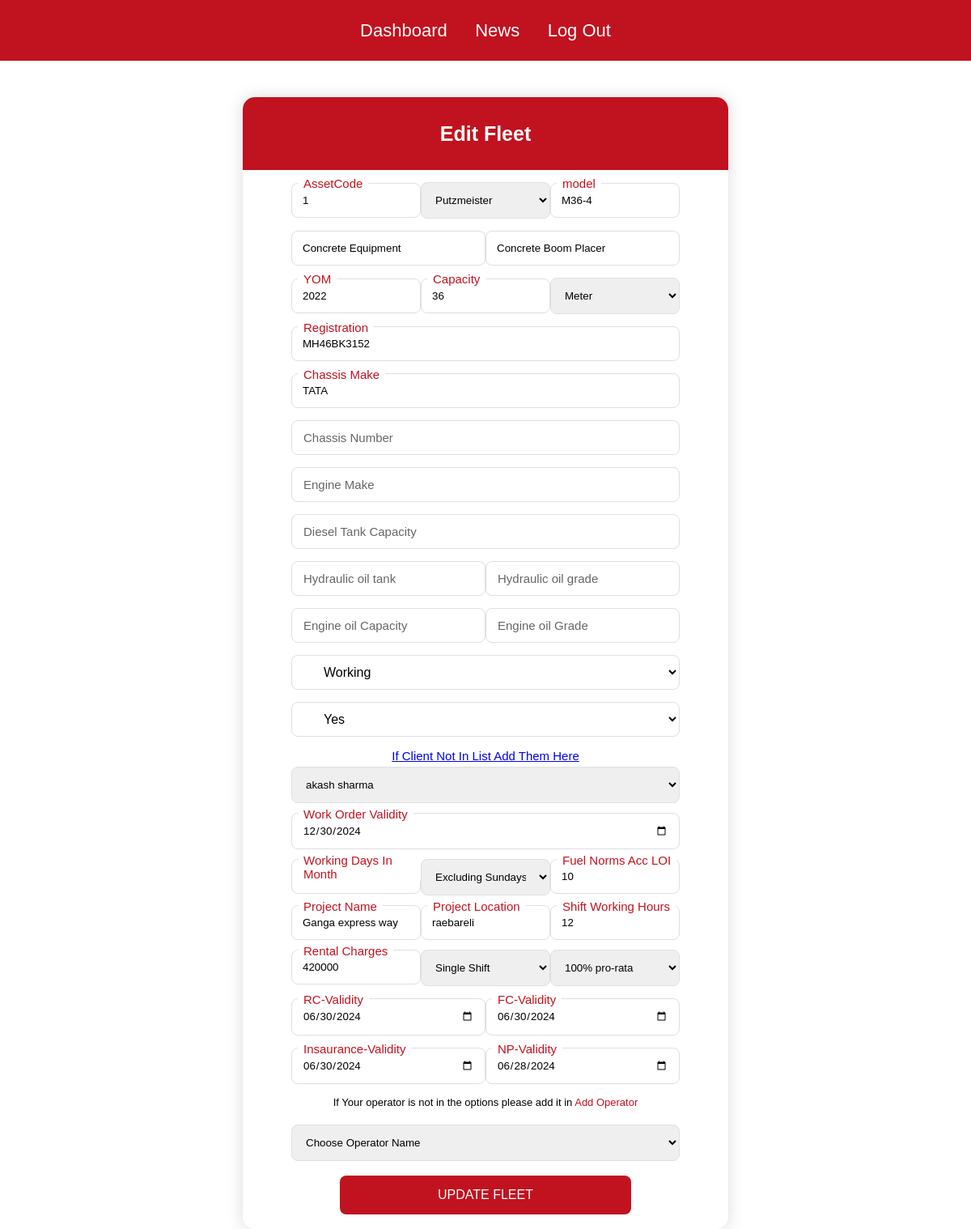
The page /additionalinfo.php?id=102 (signed in) on the database its author committed.
### tables this page shows
CREATE TABLE `fleet1` (
  `snum` int(11) NOT NULL,
  `companyname` varchar(30) NOT NULL,
  `category` varchar(50) NOT NULL,
  `sub_type` varchar(50) NOT NULL,
  `make` varchar(30) NOT NULL,
  `other_make` varchar(30) NOT NULL,
  `model` varchar(30) NOT NULL,
  `assetcode` varchar(30) NOT NULL,
  `chassis` varchar(30) NOT NULL,
  `other_chassis` varchar(30) NOT NULL,
  `chassis_number` varchar(30) NOT NULL,
  `email` varchar(30) NOT NULL,
  `type` varchar(30) NOT NULL,
  `yom` varchar(30) NOT NULL,
  `capacity` varchar(30) NOT NULL,
  `unit` varchar(10) NOT NULL,
  `registration` varchar(30) NOT NULL,
  `engine` varchar(30) NOT NULL,
  `boom_length` varchar(30) NOT NULL,
  `jib_length` varchar(30) NOT NULL,
  `luffing_length` varchar(30) NOT NULL,
  `diesel_tank_capacity` varchar(30) NOT NULL,
  `hydraulic_oil_tank` varchar(30) NOT NULL,
  `engine_oil_capacity` varchar(30) NOT NULL,
  `engine_oil_grade` varchar(30) NOT NULL,
  `hydraulic_oil_grade` varchar(30) NOT NULL,
  `status` varchar(30) NOT NULL,
  `workorder` varchar(30) NOT NULL,
  `client_name` varchar(40) NOT NULL,
  `project_name` varchar(50) NOT NULL,
  `project_location` varchar(40) NOT NULL,
  `hour_shift` varchar(30) NOT NULL,
  `workorder_valid` varchar(30) NOT NULL,
  `rc_valid` varchar(30) NOT NULL,
  `fc_valid` varchar(30) NOT NULL,
  `insaurance_valid` varchar(30) NOT NULL,
  `np_valid` varchar(30) NOT NULL,
  `operator_fname` varchar(30) NOT NULL,
  `operator_lname` varchar(30) NOT NULL,
  `date_time` varchar(30) NOT NULL DEFAULT current_timestamp(),
  `rental_charges_wo` int(40) NOT NULL,
  `shift_wo` varchar(30) NOT NULL,
  `ot_charges` varchar(30) NOT NULL,
  `working_days_in_month` varchar(30) NOT NULL,
  `condition_sundays` varchar(30) NOT NULL,
  `fuel_norms` varchar(30) NOT NULL
);

CREATE TABLE `billing_clients` (
  `id` int(11) NOT NULL,
  `name` varchar(30) NOT NULL,
  `lane_address1` varchar(30) NOT NULL,
  `lane_address2` varchar(30) NOT NULL,
  `pincode` varchar(30) NOT NULL,
  `state` varchar(30) NOT NULL,
  `gst` varchar(30) NOT NULL,
  `added_by` varchar(40) NOT NULL
);

### additionalinfo.php (the view, shortened to what this page needs)
<?php
$companyname = $_SESSION['companyname'];
?>
<?php
include "partials/_dbconnect.php";
$sql_client_name="SELECT * FROM `billing_clients` where added_by='$companyname'";
$result_clients=mysqli_query($conn, $sql_client_name);
?>
<!DOCTYPE html>
<html>
<head>
</head>
<body onload="client_nameadd()">
<div class="navbar1">
        <div class="iconcontainer">
        <ul>
        <li><a href="rental_dashboard.php">Dashboard</a></li>
            <li><a href="view_news.php">News</a></li>
            <li><a href="logout.php">Log Out</a></li></ul>
        </div>
</div>
    <?php
    require_once('partials/_dbconnect.php');
    $editId = $_GET['id'];
    $query = "SELECT * FROM `fleet1` WHERE snum ='$editId'";
    $result = mysqli_query($conn, $query);
    $row_info = mysqli_fetch_assoc($result);
    if (!$row_info) {
        echo "<p>Record not found.</p>";
    } else {
        ?>
        <form action="update.php? assetcode=<?php echo $editId; ?>" method="POST" autocomplete="off" class="addcraneform">
    <div class="formcontainer">
        <div class="add-fleet"><h2 class="additional_info_heading">Edit Fleet</h2></div>
        <div class="firstrow">
        <div class="trial1">
        <input type="text" class="input02" placeholder="" value="<?php echo $row_info['assetcode']; ?>" name="assetcode">
        <label class="placeholder2">AssetCode</label>
        </div>
        <div class="trial1">
        <select class="input02" name="make" id="crane_make_retnal" onchange="rental_addfleet()" required>
    <option <?php if($row_info['make'] === 'Putzmeister'){echo 'selected';} ?> value="Putzmeister">Putzmeister</option>
</select>
</div>
<div class="trial1">
        <input type="text" class="input02" placeholder="" value="<?php echo $row_info['model']; ?>" name="model">
        <label class="placeholder2">model</label>
        </div>
    </div>
        <div class="secondrow">
            <div class="trial1">
                <input type="text" placeholder="" value="<?php echo $row_info['category'] ?>" class="input02" readonly>
            </div>
            <div class="trial1">
                <input type="text" placeholder="" value="<?php echo $row_info['sub_type'] ?>" class="input02" readonly>
            </div>
        </div>
        <div class="thirdrow">
            <div class="trial1">
            <input type="text" name="yom" value="<?php echo $row_info['yom']; ?>"  placeholder="" class="input02">
            <label class="placeholder2">YOM</label>
            </div>
            <div class="trial1">
            <input type="text" name="capacity" value="<?php echo $row_info['capacity'] ?>" placeholder="" class="input02">
            <label class="placeholder2">Capacity</label>
            </div>
            <div class="trial1">
                <select name="unit" id="" class="input02" placeholder>
                <option value="Meter" <?php if($row_info['unit']==='Meter'){ echo 'selected';} ?>>Meter</option>
                </select>
            </div>
            </div>
            <?php
            $registrationStyle = empty($row_info['registration']) ? 'style="display:none"' : '';
            ?>
            <div class="trial1" <?php echo $registrationStyle ?> >
            <input type="text" name="registration" value="<?php echo $row_info['registration']; ?>" placeholder="" class="input02">
            <label class="placeholder2">Registration</label>
            </div>
            <div class="trial1">
            <input type="text" name="chassis" value="<?php echo $row_info['chassis']; ?>" placeholder="" class="input02">
            <label class="placeholder2">Chassis Make</label>
            </div>
            <div class="trial1">
                <input type="text" placeholder="" name="chassis_number" value="<?php echo $row_info["chassis_number"] ?>" class="input02">
                <label for="" class="placeholder2">Chassis Number</label>
            </div>
            <div class="trial1">
            <input type="text" name="engine" value="<?php echo $row_info['engine']; ?>" placeholder="" class="input02">
            <label class="placeholder2">Engine Make</label>
            </div>
            <div class="trial1">
            <input type="text" name="dieselTankCap" value="<?php echo $row_info['diesel_tank_capacity']; ?>" placeholder="" class="input02" readonly>
            <label class="placeholder2">Diesel Tank Capacity</label>
            </div>
            <div class="hydraulic_outer">
            <div class="trial1">
            <input type="text" name="hydraulicOilTank" value="<?php echo $row_info['hydraulic_oil_tank']; ?>" placeholder="" class="input02" readonly>
            <label class="placeholder2">Hydraulic oil tank</label>
            </div>
            <div class="trial1">
            <input type="text" name="hydraulicOilGrade" value="<?php echo $row_info['hydraulic_oil_grade']; ?>" placeholder="" class="input02" readonly>
            <label class="placeholder2">Hydraulic oil grade</label>
            </div>
            </div>
            <div class="hydraulic_outer">
            <div class="trial1">
            <input type="text" name="engineOilCapacity" value="<?php echo $row_info['engine_oil_capacity']; ?>" placeholder="" class="input02" readonly>
            <label class="placeholder2">Engine oil Capacity</label>
            </div>
            <div class="trial1">
            <input type="text" name="engineOilGrade" value="<?php echo $row_info['engine_oil_grade']; ?>" placeholder="" class="input02" readonly>
            <label class="placeholder2">Engine oil Grade</label>
            </div>
            </div>
            <select name="status" class="craneforminput selectoption" >
                <option value="Working" <?php if ($row_info['status'] === 'Working') echo 'selected'; ?>>Working</option>
            </select>
        <select class="craneforminput selectoption"  onchange="client_nameadd()" id="workorder_DROPDOWN" name="workorder" >
            <option value="yes" <?php if ($row_info['workorder'] === 'yes') echo 'selected'; ?>>Yes</option>
        </select>
        <div class="outerclient" id="outerclient1">
        <div class="client_conti">
        <a href="add_bill_client.php" class="client_list">If Client not in list add them here</a>
        <div class="trial1">
            <select name="client_name" id="" class="input02">
                <?php while($row_client=mysqli_fetch_assoc($result_clients)){
                    ?>
                <option value="<?php echo $row_client['name'] ?>" <?php if($row_info['client_name']=== $row_client['name']){ echo 'selected';} ?>><?php echo $row_client['name'] ?></option>
                <?php
                } ?>
            </select>
        </div>
        <div class="trial1" id="wo_validity">
        <input class="input02" type="date"   name="workorder_validity" value="<?php echo $row_info['workorder_valid']; ?>" placeholder="">
        <label class="placeholder2">Work Order Validity</label>
        </div>
        </div>
        <div class="out_cont">
            <div class="outer02">
                <div class="trial1">
                    <input type="text" name="working_days_month" value="<?php echo $row_info['working_days_in_month'] ?>" placeholder="" class="input02">
                    <label for="" class="placeholder2">Working Days In Month</label>
                </div>
                <div class="trial1">
                    <select name="sunday_condition" id="" class="input02">
                        <option value="Excluding Sunday" <?php if($row_info['condition_sundays']==='Excluding Sunday'){ echo 'selected';} ?>>Excluding Sundays</option>
                    </select>
                </div>
                <div class="trial1">
                    <input type="text" placeholder="" value="<?php echo $row_info['fuel_norms'] ;?>" name="fuel_condition" class="input02">
                    <label for="" class="placeholder2">Fuel Norms Acc LOI</label>
                </div>
            </div>
        </div>
                <div class="out_cont">
        <div class="outer02" >
            <div class="trial1">
                <input type="text" placeholder="" value="<?php echo $row_info['project_name'] ?>" name="project_name" class="input02">
                <label for="" class="placeholder2">Project Name</label>
            </div>
            <div class="trial1">
                <input type="text" placeholder="" value="<?php echo $row_info['project_location'] ?>" name="project_location" class="input02">
                <label for="" class="placeholder2">Project Location</label>
            </div>
            <div class="trial1">
                <input type="text" placeholder="" name="hour_shift" value="<?php echo $row_info['hour_shift'] ?>" class="input02">
                <label for="" class="placeholder2">Shift Working Hours</label>
            </div>
            </div>
        </div>
        <div class="out_cont">
        <div class="outer02" >
            <div class="trial1">
                <input type="text" placeholder="" value="<?php echo $row_info['rental_charges_wo'] ?>"  name="rental_charges_wo" class="input02">
                <label for="" class="placeholder2">Rental Charges</label>
            </div>
            <div class="trial1">
                <select name="shift_wo" id="" class="input02">
                    <option value="Single" <?php if($row_info['shift_wo']==='Single'){ echo 'selected';} ?>>Single Shift</option>
                </select>
        </div>
            <div class="trial1">
                <select name="ot_charges" id="" class="input02">
                    <option value="100" <?php if($row_info['ot_charges']==='100'){ echo 'selected';} ?>>100% pro-rata</option>
                </select>
            </div>
            </div>
        </div>
</div>
        <div class="fourthrow">
        <div class="trial1">
        <input class="input02" type="date" name="rc_validity" value="<?php echo $row_info['rc_valid']; ?>" placeholder="">
        <label class="placeholder2">RC-Validity</label>
        </div>
        <div class="trial1">
        <input class="input02" type="date"  name="fc_validity" value="<?php echo $row_info['fc_valid']; ?>" placeholder="">
        <label class="placeholder2">FC-Validity</label>
        </div>
        </div>
        <div class="fourthrow">
        <div class="trial1">
            <input class="input02" type="date"  name="insaurance" value="<?php echo $row_info['insaurance_valid']; ?>" placeholder="">
            <label class="placeholder2">Insaurance-Validity</label>
        </div>
        <div class="trial1">
            <input class="input02" type="date"  name="np_validity" value="<?php echo $row_info['np_valid']; ?>" placeholder="">
            <label class="placeholder2">NP-Validity</label>
        </div>
        </div>
        <div class="trial1">
            <h6 class="addoperator_ifnot">If Your operator is not in the options please add it in <a href="addoperator.php">Add Operator</a></h6>
        </div>
        <div class="trial1">
            <select class="input02" type="text" name="operator-fname"  placeholder="" >
                <option value="" disabled selected>Choose Operator Name</option>
                </select>
<br>
        <button type="submit" class="crane-submit" >Update Fleet</button>
        <br>
    </div>
    </form>
        <?php
    }
    ?>
</body>
</html>

### rows shown on the page
fleet1: assetcode "1", make "Putzmeister", model "M36-4", category "Concrete Equipment", sub_type "Concrete Boom Placer", yom "2022", capacity "36", unit "Meter", registration "MH46BK3152", chassis "TATA", status "Working", workorder "Yes", client_name "akash sharma", workorder_validity "12/30/2024", working_days_month "28", sunday_condition "Excluding Sundays", fuel_condition "10", project_name "Ganga express way", project_location "raebareli", hour_shift "12", rental_charges_wo "420000", shift_wo "Single Shift", ot_charges "100% pro-rata", rc_validity "06/30/2024", fc_validity "06/30/2024", insaurance "06/30/2024", np_validity "06/28/2024"
